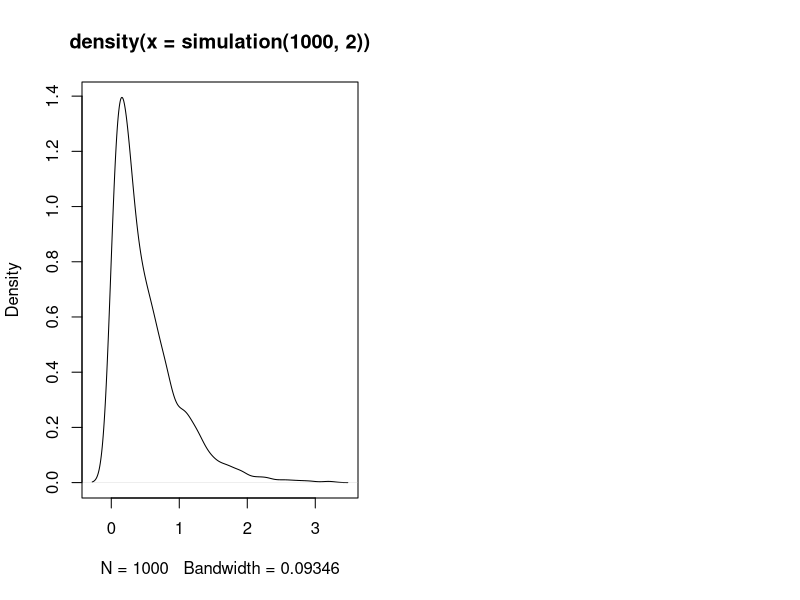

Here is the R script that generated this plot: (Note: this script raises an error after producing the figure.)
#EXERCICE3:

simulation <- function(n,lambda){
  U = runif(n)
  X = -log(1-U)/lambda
  return (X)
}

par(mfrow=c(1,2))
plot(density(simulation(1000,2)),beside=T)
lines(x,dexp(x,2)) #verifier 

hist(simulation(1000,2),prob = TRUE)
x<-seq(from=-1,to=5,by=0.01)
lines(x,dexp(x,2)) #verifier 

#EXERCICE4
f_densite <- function(x){
  y <-x *(x>=0)*(x<=1)+(2-x)*(x>1)*(x<=2)
  return (y)
}

x <- seq(from=-1,to=3,by=0.01)
y <- f_densite(x)
plot(x,y,type='l')

f_densite_approx <- function(n){
  x = runif(n)
  y = sqrt(2*x) *(x>=0)*(x<=0.5)+(2-sqrt(2-2*x))*(x>0.5)*(x<=1)
  return (y)
}

hist(f_densite_approx(1000),prob=TRUE)
lines(density(f_densite_approx(1000)))

#EXERCICE5

f <- function(x){
  y <- ((2/sqrt(2*pi))*exp(-(x*x)/2))*(x>=0)
  return(y)
}
x <- seq(from=-1,to=2,by=0.01)
plot(x,f(x),ylim=c(0,2),xlim=c(0,2),type="l")

g <- function(x){
  y <- exp(-x)*(x>=0)+0*(x<0)
  return(y)
}
lines(x,1.5*g(x),col="green")
legend("topleft",paste(c("g(x)","f(x)")),col=c("green","black"),lwd=1)

#c=1.5
h <- function(x){
  return(f(x)/g(x))
}
x <- seq(from=0,to=10,by=0.01)
plot(x,h(x),type='l')
legend("topright",paste("h(x)"),col="black",lwd=1)
#c=1.32

rejet <- function(n){
  vect=rep(NA,n)
  i=1
  while(i!=n+1){
    X=rexp(1,1)
    U=runif(1)
    if((sqrt(2*exp(1)/pi)*g(X)*U) <= f(X)){
      vect[i]=X
      i=i+1
    }
  }
  return(vect)
}
x <- seq(from=-1,to=5,by=0.01)
hist(rejet(100000))
plot(density(rejet(100000)),ylim=c(0,1))
lines(x,f(x),col="green")
legend("topleft",paste(c("f(x)","f(x) approx")),col=c("green","black"),lwd=1)

rejet2 <- function(n){
  vect=rep(NA,n)
  i=1
  Cpt=rep(0,n)
  while(i!=n+1){
    X=rexp(1,1)
    U=runif(1)
    Cpt[i]=Cpt[i]+1
    if((sqrt(2*exp(1)/pi)*g(X)*U) <= f(X)){
      vect[i]=X
      i=i+1
    }
  }
  return(list(s1=Cpt,s2=vect))
}
toto=rejet2(10000)
toto$s1
#loi geometrique
barplot(table(toto$s1))
mean(toto$s1) #proche de c

M=rbind(table(rgeom(10000,1/(sqrt(2*exp(1)/pi)))),table(toto$s1))
barplot(M,beside=T,col=1:2)
legend("topright", c("loi géometrique", "nb d'essais"),fill=1:2)

#4

rejet(1)$s2
U=runif(1)
eps=1*(U<=0.5)-1*(U>0.5)